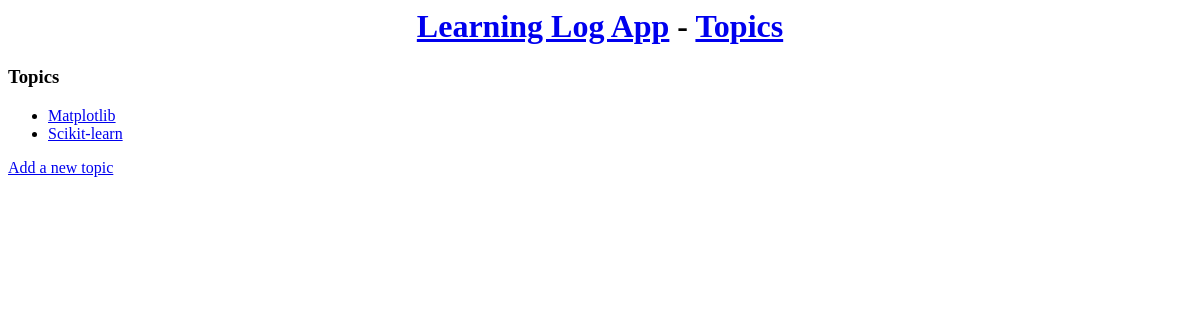
/topics, run on an earlier commit of the app's database.
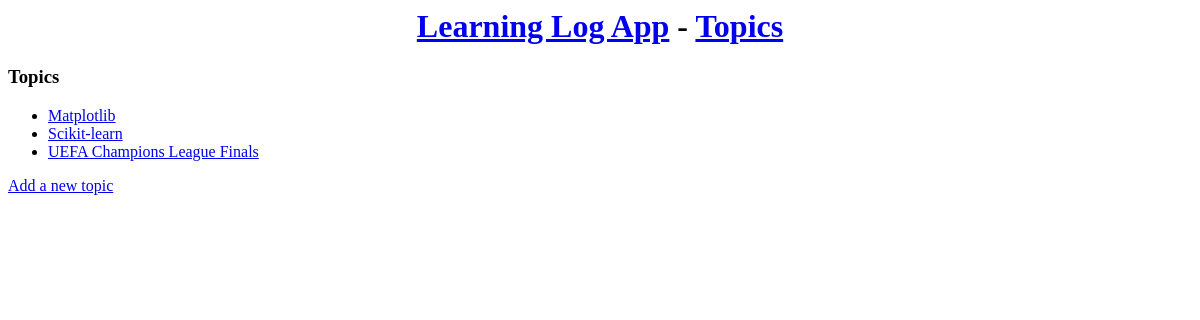
And on a later commit of the database.
### learning_logs/models.py (models this page shows)
class Topic(models.Model):
    text = models.CharField(max_length=100)
    date_added = models.DateTimeField(auto_now_add=True)
    def __str__(self):
        return self.text

### learning_logs/views.py (the view)
# urls.py: path('topics', views.topics, name='topics'),
def topics(request):
    topics = Topic.objects.order_by('date_added')
    context = {'topics': topics}
    return render(request, 'learning_logs/topics.html', context)

### learning_logs/templates/learning_logs/topics.html
{% extends "learning_logs/base.html" %}
{% block content %}
<h3>Topics</h3>
<ul>
    {% for topic in topics %}
    <li>
        <a href="{% url 'learning_logs:topic' topic.id %}">{{ topic }}</a>
    </li>
    {% empty %}
    <li>No topics have been added yet.</li>
    {% endfor %}
</ul>
<a href="{% url 'learning_logs:new_topic' %}">Add a new topic</a>
{% endblock content %}

What changed in the data, as far as the page shows it:
added Topic: text "UEFA Champions League Finals"
